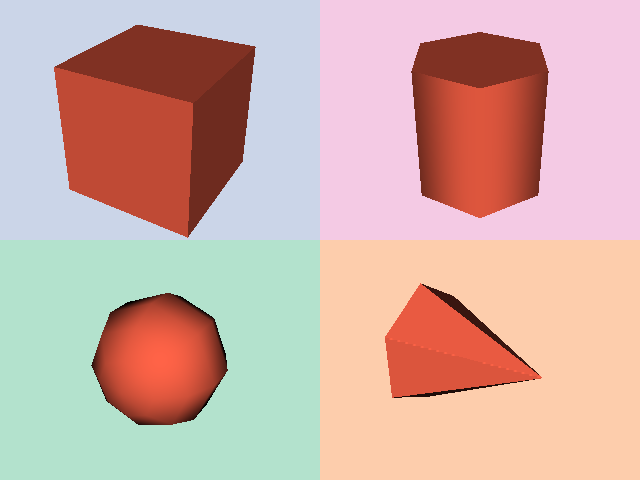

This figure's Python source:
#!/usr/bin/env python

# Share a single camera across four viewports showing different geometry.

# Factory overrides: importing these modules registers the OpenGL rendering
# and interaction style implementations for vtkRenderingCore factory classes.
import vtkmodules.vtkInteractionStyle  # noqa: F401
import vtkmodules.vtkRenderingOpenGL2  # noqa: F401

# VTK pipeline classes used in this example
from vtkmodules.vtkCommonColor import vtkColorSeries
from vtkmodules.vtkFiltersSources import (
    vtkConeSource,
    vtkCubeSource,
    vtkCylinderSource,
    vtkSphereSource,
)
from vtkmodules.vtkRenderingCore import (
    vtkActor,
    vtkPolyDataMapper,
    vtkRenderWindow,
    vtkRenderWindowInteractor,
    vtkRenderer,
)

# Colors (normalized RGB)
tomato_rgb = (1.0, 0.388, 0.278)

# Background colors from a Brewer color series
color_series = vtkColorSeries()
color_series.SetColorSchemeByName("Brewer Qualitative Pastel2")

# --- Viewport 0: sphere (bottom-left) ---
sphere = vtkSphereSource()
sphere.Update()

sphere_mapper = vtkPolyDataMapper()
sphere_mapper.SetInputConnection(sphere.GetOutputPort())

sphere_actor = vtkActor()
sphere_actor.SetMapper(sphere_mapper)
sphere_actor.GetProperty().SetColor(tomato_rgb)

bg_color_0 = color_series.GetColor(0)
bg_0 = (bg_color_0.GetRed() / 255.0, bg_color_0.GetGreen() / 255.0, bg_color_0.GetBlue() / 255.0)

renderer_0 = vtkRenderer()
renderer_0.AddActor(sphere_actor)
renderer_0.SetBackground(bg_0)
renderer_0.SetViewport(0.0, 0.0, 0.5, 0.5)

# --- Viewport 1: cone (bottom-right) ---
cone = vtkConeSource()
cone.Update()

cone_mapper = vtkPolyDataMapper()
cone_mapper.SetInputConnection(cone.GetOutputPort())

cone_actor = vtkActor()
cone_actor.SetMapper(cone_mapper)
cone_actor.GetProperty().SetColor(tomato_rgb)

bg_color_1 = color_series.GetColor(1)
bg_1 = (bg_color_1.GetRed() / 255.0, bg_color_1.GetGreen() / 255.0, bg_color_1.GetBlue() / 255.0)

renderer_1 = vtkRenderer()
renderer_1.AddActor(cone_actor)
renderer_1.SetBackground(bg_1)
renderer_1.SetViewport(0.5, 0.0, 1.0, 0.5)

# --- Viewport 2: cube (top-left) ---
cube = vtkCubeSource()
cube.Update()

cube_mapper = vtkPolyDataMapper()
cube_mapper.SetInputConnection(cube.GetOutputPort())

cube_actor = vtkActor()
cube_actor.SetMapper(cube_mapper)
cube_actor.GetProperty().SetColor(tomato_rgb)

bg_color_2 = color_series.GetColor(2)
bg_2 = (bg_color_2.GetRed() / 255.0, bg_color_2.GetGreen() / 255.0, bg_color_2.GetBlue() / 255.0)

renderer_2 = vtkRenderer()
renderer_2.AddActor(cube_actor)
renderer_2.SetBackground(bg_2)
renderer_2.SetViewport(0.0, 0.5, 0.5, 1.0)

# --- Viewport 3: cylinder (top-right) ---
cylinder = vtkCylinderSource()
cylinder.Update()

cylinder_mapper = vtkPolyDataMapper()
cylinder_mapper.SetInputConnection(cylinder.GetOutputPort())

cylinder_actor = vtkActor()
cylinder_actor.SetMapper(cylinder_mapper)
cylinder_actor.GetProperty().SetColor(tomato_rgb)

bg_color_3 = color_series.GetColor(3)
bg_3 = (bg_color_3.GetRed() / 255.0, bg_color_3.GetGreen() / 255.0, bg_color_3.GetBlue() / 255.0)

renderer_3 = vtkRenderer()
renderer_3.AddActor(cylinder_actor)
renderer_3.SetBackground(bg_3)
renderer_3.SetViewport(0.5, 0.5, 1.0, 1.0)

# Shared camera: all viewports share renderer_0's camera
shared_camera = renderer_0.GetActiveCamera()
renderer_1.SetActiveCamera(shared_camera)
renderer_2.SetActiveCamera(shared_camera)
renderer_3.SetActiveCamera(shared_camera)

# Window: display the rendered scene
render_window = vtkRenderWindow()
render_window.AddRenderer(renderer_0)
render_window.AddRenderer(renderer_1)
render_window.AddRenderer(renderer_2)
render_window.AddRenderer(renderer_3)
render_window.SetWindowName("share camera")
render_window.SetMultiSamples(0)
render_window.SetSize(640, 480)

# Scene: configure shared camera
shared_camera.Azimuth(30)
shared_camera.Elevation(30)
renderer_0.ResetCamera()

# Interactor: handle mouse and keyboard events
render_window_interactor = vtkRenderWindowInteractor()
render_window_interactor.SetRenderWindow(render_window)

# Launch the interactive visualization
render_window_interactor.Initialize()
render_window_interactor.Start()
